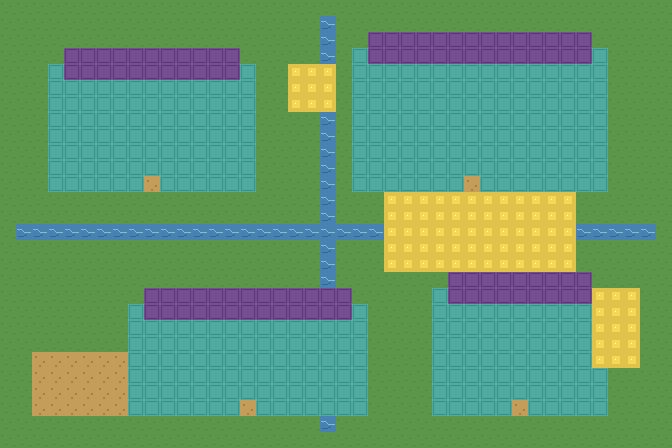

A level layout from a 2D game, rendered from its tile map. Below: a short description, then the map file with tile-grid data replaced by summaries:
An orthogonal 42x28 tile map with 16x16 px tiles, 3 tile layers (Back, Buildings, Front).

<map version="1.10" tiledversion="1.10.2" orientation="orthogonal" renderorder="right-down" width="42" height="28" tilewidth="16" tileheight="16" infinite="0" nextlayerid="4" nextobjectid="1">
  <tileset firstgid="1" name="e25_proto_tiles" tilewidth="16" tileheight="16" tilecount="17" columns="17">
    <image source="e25_proto_tiles.png" width="272" height="16" />
    <tile id="0">
      <properties>
        <property name="Passable" value="T" />
      </properties>
    </tile>
    <tile id="1">
      <properties>
        <property name="Passable" value="T" />
      </properties>
    </tile>
    <tile id="2">
      <properties>
        <property name="Passable" value="T" />
      </properties>
    </tile>
    <tile id="3">
      <properties>
        <property name="Passable" value="T" />
        <property name="Diggable" value="T" />
      </properties>
    </tile>
    <tile id="4" />
    <tile id="5" />
    <tile id="6">
      <properties>
        <property name="Passable" value="T" />
      </properties>
    </tile>
    <tile id="7">
      <properties>
        <property name="Passable" value="T" />
      </properties>
    </tile>
    <tile id="8">
      <properties>
        <property name="Passable" value="T" />
      </properties>
    </tile>
    <tile id="9" />
    <tile id="10" />
    <tile id="11">
      <properties>
        <property name="Passable" value="T" />
      </properties>
    </tile>
    <tile id="12" />
    <tile id="13" />
    <tile id="14" />
    <tile id="15" />
    <tile id="16">
      <properties>
        <property name="Passable" value="T" />
        <property name="Action" value="Shop E25GardenShop" />
      </properties>
    </tile>
  </tileset>
  <layer id="1" name="Back" width="42" height="28">
    <data>[1176 cells, 1176 non-empty, 4 distinct tile ids]</data>
  </layer>
  <layer id="2" name="Buildings" width="42" height="28">
    <data>[1176 cells, 441 non-empty, 2 distinct tile ids]</data>
  </layer>
  <layer id="3" name="Front" width="42" height="28">
    <data>[1176 cells, 118 non-empty, 2 distinct tile ids]</data>
  </layer>
</map>
